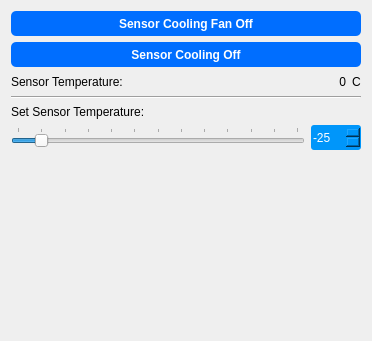
             <widget class="QWidget" name="toolTemperature">
              <property name="geometry">
               <rect>
                <x>0</x>
                <y>0</y>
                <width>372</width>
                <height>341</height>
               </rect>
              </property>
              <attribute name="label">
               <string>Cooling</string>
              </attribute>
              <layout class="QVBoxLayout" name="verticalLayout_8">
               <item>
                <widget class="QPushButton" name="buttonFanOnOff">
                 <property name="minimumSize">
                  <size>
                   <width>30</width>
                   <height>25</height>
                  </size>
                 </property>
                 <property name="maximumSize">
                  <size>
                   <width>10000</width>
                   <height>16777215</height>
                  </size>
                 </property>
                 <property name="styleSheet">
                  <string notr="true">QPushButton{	
background-color : rgb(0,110, 255);
color:rgb(255, 255, 255);
font: 10pt &quot;Segoe UI&quot;;
font: bold;
border-radius: 5px;
}

QPushButton::checked{background-color :rgb(85, 255, 127);}

QPushButton::pressed{background-color :rgb(85, 85, 250);}</string>
                 </property>
                 <property name="text">
                  <string>Sensor Cooling Fan Off</string>
                 </property>
                 <property name="checkable">
                  <bool>true</bool>
                 </property>
                </widget>
               </item>
               <item>
                <widget class="QPushButton" name="buttonCoolingOnOff">
                 <property name="minimumSize">
                  <size>
                   <width>30</width>
                   <height>25</height>
                  </size>
                 </property>
                 <property name="maximumSize">
                  <size>
                   <width>10000</width>
                   <height>16777215</height>
                  </size>
                 </property>
                 <property name="styleSheet">
                  <string notr="true">QPushButton{	
background-color : rgb(0,110, 255);
color:rgb(255, 255, 255);
font: 10pt &quot;Segoe UI&quot;;
font: bold;
border-radius: 5px;
}

QPushButton::checked{background-color :rgb(85, 255, 127);}

QPushButton::pressed{background-color :rgb(85, 85, 250);}</string>
                 </property>
                 <property name="text">
                  <string>Sensor Cooling Off</string>
                 </property>
                 <property name="checkable">
                  <bool>true</bool>
                 </property>
                </widget>
               </item>
               <item>
                <layout class="QHBoxLayout" name="horizontalLayout_4">
                 <item>
                  <widget class="QLabel" name="label_45">
                   <property name="text">
                    <string>Sensor Temperature:</string>
                   </property>
                  </widget>
                 </item>
                 <item>
                  <spacer name="horizontalSpacer_2">
                   <property name="orientation">
                    <enum>Qt::Horizontal</enum>
                   </property>
                   <property name="sizeHint" stdset="0">
                    <size>
                     <width>108</width>
                     <height>17</height>
                    </size>
                   </property>
                  </spacer>
                 </item>
                 <item>
                  <widget class="QLabel" name="labelTemperature">
                   <property name="layoutDirection">
                    <enum>Qt::LeftToRight</enum>
                   </property>
                   <property name="text">
                    <string>0</string>
                   </property>
                   <property name="alignment">
                    <set>Qt::AlignRight|Qt::AlignTrailing|Qt::AlignVCenter</set>
                   </property>
                  </widget>
                 </item>
                 <item>
                  <widget class="QLabel" name="label_49">
                   <property name="layoutDirection">
                    <enum>Qt::LeftToRight</enum>
                   </property>
                   <property name="text">
                    <string>C</string>
                   </property>
                   <property name="alignment">
                    <set>Qt::AlignLeading|Qt::AlignLeft|Qt::AlignVCenter</set>
                   </property>
                  </widget>
                 </item>
                </layout>
               </item>
               <item>
                <widget class="Line" name="line_10">
                 <property name="orientation">
                  <enum>Qt::Horizontal</enum>
                 </property>
                </widget>
               </item>
               <item>
                <widget class="QLabel" name="label_47">
                 <property name="text">
                  <string>Set Sensor Temperature:</string>
                 </property>
                </widget>
               </item>
               <item>
                <layout class="QHBoxLayout" name="horizontalLayout_3">
                 <item>
                  <widget class="QSlider" name="sliderCooling">
                   <property name="minimum">
                    <number>-30</number>
                   </property>
                   <property name="maximum">
                    <number>30</number>
                   </property>
                   <property name="value">
                    <number>-25</number>
                   </property>
                   <property name="orientation">
                    <enum>Qt::Horizontal</enum>
                   </property>
                   <property name="invertedAppearance">
                    <bool>false</bool>
                   </property>
                   <property name="invertedControls">
                    <bool>false</bool>
                   </property>
                   <property name="tickPosition">
                    <enum>QSlider::TicksAbove</enum>
                   </property>
                   <property name="tickInterval">
                    <number>5</number>
                   </property>
                  </widget>
                 </item>
                 <item>
                  <widget class="QSpinBox" name="spinCooling">
                   <property name="minimumSize">
                    <size>
                     <width>50</width>
                     <height>25</height>
                    </size>
                   </property>
                   <property name="styleSheet">
                    <string notr="true">QSpinBox{	
background-color : rgb(0, 150, 250);
color:rgb(255, 255, 255);
font: 10pt &quot;Segoe UI&quot;;
border-radius: 3px;
}</string>
                   </property>
                   <property name="minimum">
                    <number>-30</number>
                   </property>
                   <property name="maximum">
                    <number>30</number>
                   </property>
                   <property name="value">
                    <number>-25</number>
                   </property>
                  </widget>
                 </item>
                </layout>
               </item>
               <item>
                <spacer name="verticalSpacer_5">
                 <property name="orientation">
                  <enum>Qt::Vertical</enum>
                 </property>
                 <property name="sizeHint" stdset="0">
                  <size>
                   <width>20</width>
                   <height>241</height>
                  </size>
                 </property>
                </spacer>
               </item>
              </layout>
             </widget>
